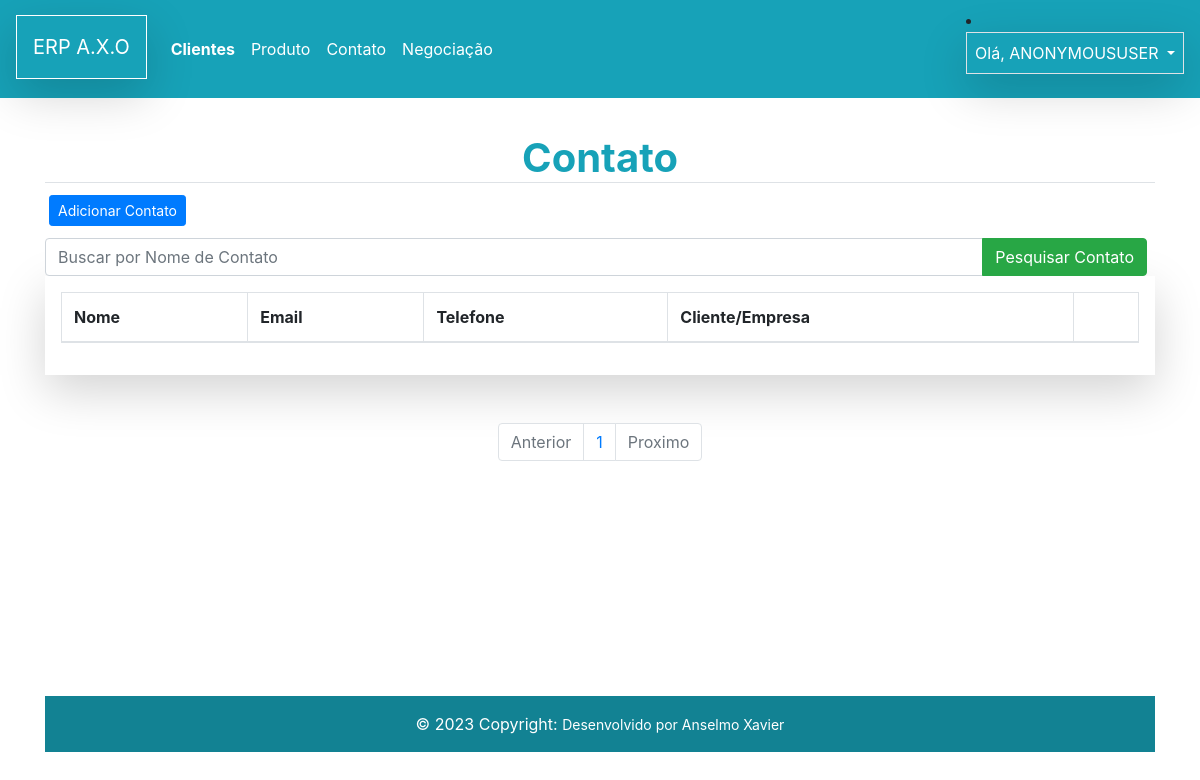
The page /customer/contato_list/ on the database as committed earlier.
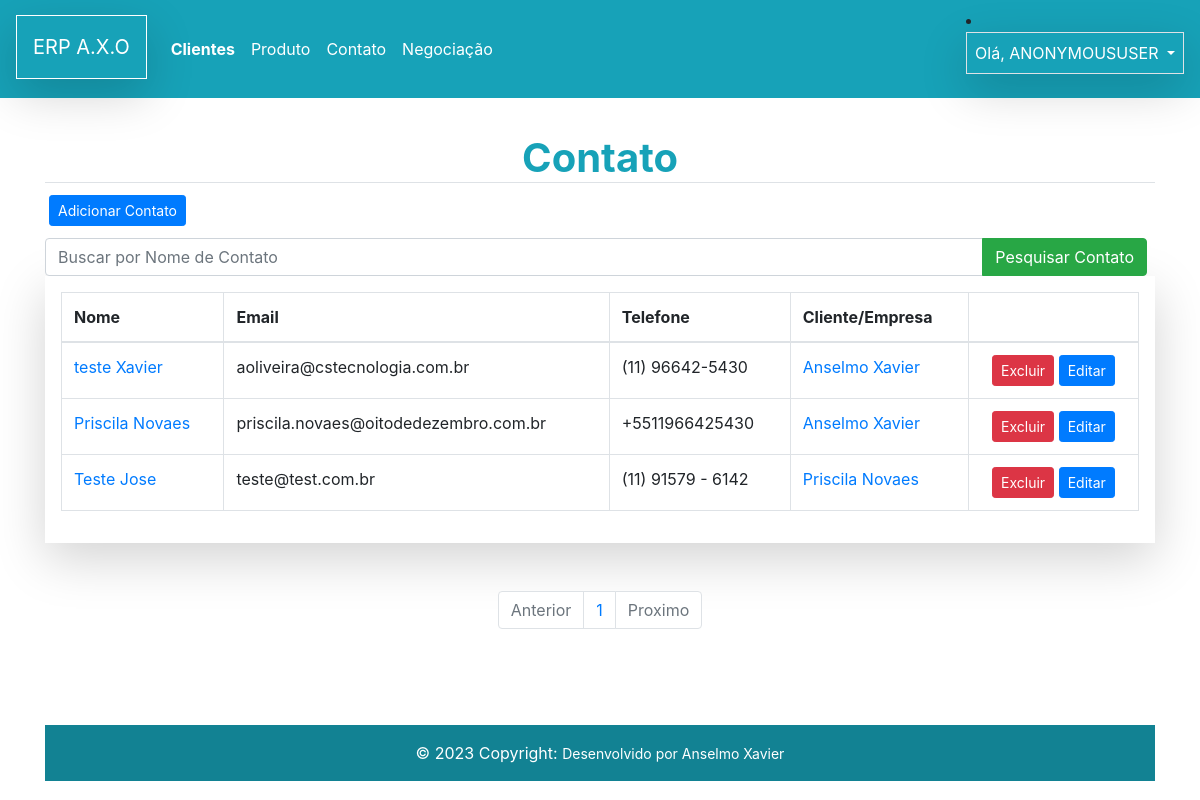
The same page on the database as committed later.
### customer/models.py (models this page shows, shortened)
class Contato (models.Model):
    first_name = models.CharField(max_length=50)
    last_name = models.CharField(max_length=50, blank=True)
    phone = models.CharField(max_length=50)
    email = models.EmailField(max_length=254, blank=True)
    create_date = models.DateTimeField(default=timezone.now)
    description = models.TextField(blank=True)
    show = models.BooleanField(default=True)
    create_date = models.DateTimeField(auto_now_add=True)
    update_date = models.DateTimeField(auto_now=True)
    cliente = models.ForeignKey(
        Customer, on_delete=models.SET_NULL, blank=True, null=True
    )
    def get_full_contato(self):
        return f'{self.first_name} {self.last_name}'
    class Meta:
        db_table = "contato"

class Customer(models.Model):
    first_name = models.CharField( max_length=30)
    last_name = models.CharField( max_length=50)
    email = models.EmailField()
    bird_date = models.DateField()
    area_code = models.CharField(max_length=3)
    phone_number = models.CharField(max_length=9)
    country = models.CharField(max_length=30)
    state = models.CharField(max_length=30)
    city = models.CharField(max_length=30)
    create_date = models.DateTimeField(auto_now_add=True)
    update_date = models.DateTimeField(auto_now=True)
    active = models.BooleanField(default=True)
    def __str__(self):
        return f'{self.first_name} {self.last_name}'
    def get_absolute_url(self):
        return reverse("customer:update", kwargs={"id": self.id})
    class Meta:
        db_table = "customer"

### customer/views.py (the view)
# urls.py: path('contato_list/', ListContato.as_view(), name='contato_list'),
class ListContato(ListView):
    template_name = "customer/contato_list.html"
    paginate_by = 10
    model = Contato
    context_object_name = 'contatos'
    def get_queryset(self):
        retorno_pesquisa = self.request.GET.get('pesquisa_name')
        if retorno_pesquisa:
            contatos = self.model.objects.filter(
               Q(first_name__icontains=retorno_pesquisa) |
               Q(last_name__icontains=retorno_pesquisa)
               )
        else:
            contatos = self.model.objects.all()
        return contatos

### customer/templates/customer/contato_list.html (shortened to what this page needs)
{% extends "model-page.html" %}
{% block content %}
  <h1 class='text-center text-info border-bottom'><strong>Contato</strong></h1>
  <div class="d-grid gap-3 p-1 d-md-flex justify-content-md-start ">
  <a href='{% url "customer:contato_create" %}'>
  <button class="btn btn-primary btn-sm" type="button">Adicionar Contato</button>
  </a>
</div>
<form>
<div class="input-group mt-2">
  <input type="text" name='pesquisa_name' class="form-control" placeholder="Buscar por Nome de Contato">
  <div class="input-group-append mr-2">
    <button class="btn btn-success btn" type="submit">Pesquisar Contato</button>
  </div>
</div>
</form>
<div class="table-responsive shadow-lg p-3 mb-5  ">
<table class="table  table-hover table-bordered ">
  <thead>
    <tr>
      <th scope="col">Nome</th>
      <th scope="col">Email</th>
      <th scope="col">Telefone</th>
      <th scope="col">Cliente/Empresa</th>
      <th scope="col"></th>
    </tr>
  </thead>
  <tbody>
   {% for contato in contatos %}
    <tr class="bg-Secondary">
      <td><a href='{{ contato.get_absolute_url }}'>{{ contato.get_full_contato }}</a></td>
      <td >{{ contato.email}}</td>
      <td>{{ contato.phone}}</td>
      <td class='text-info' ><a href='{{ contato.cliente.get_absolute_url }}'>{{ contato.cliente }}</a></td>
        <td class='text-center'>
          <button type="button" class="btn btn-sm btn-danger" data-toggle="modal" data-target="#modal{{ contato.id }}" >Excluir</button>
              <a href='{% url "customer:contato_update" contato.id %} '>
            <button type="button" class="btn btn-sm btn-primary">Editar</button></a>
          </td>
    </tr>
    {% endfor %}
  </tbody>
</table>
</div>
{% include "paginacao.html" %}
{% endblock  %}

Rows that differ between the two databases and show on the page:
added Contato: get_full_contato "teste Xavier", email "aoliveira@cstecnologia.com.br", phone "(11) 96642-5430", cliente "Anselmo Xavier"
added Contato: get_full_contato "Priscila Novaes", email "priscila.novaes@oitodedezembro.com.br", phone "+5511966425430", cliente "Anselmo Xavier"
added Contato: get_full_contato "Teste Jose", email "teste@test.com.br", phone "(11) 91579 - 6142", cliente "Priscila Novaes"
